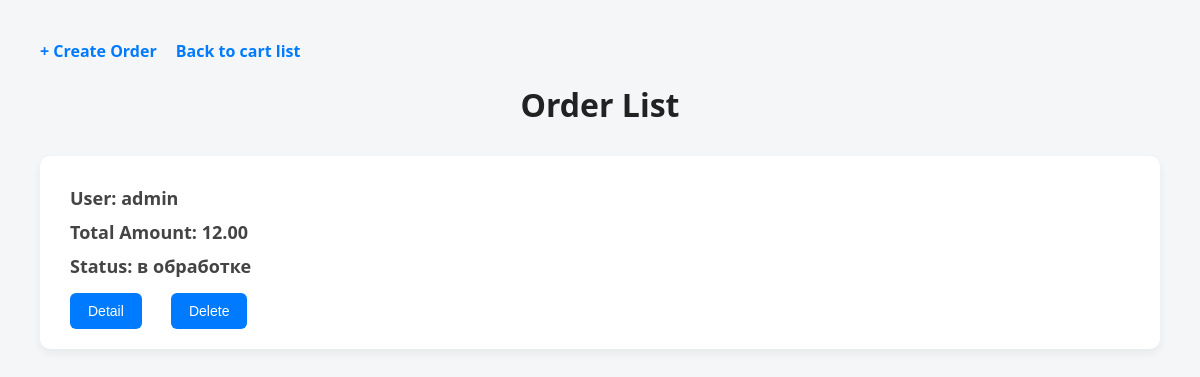
The app's page /order_list/ (signed in) with its own data.
### myapp/models.py (models this page shows, shortened)
class Order(models.Model):
    user = models.ForeignKey(User,on_delete=models.CASCADE)
    total_amount = models.DecimalField(max_digits=10, decimal_places=2,default=0)
    status = models.CharField(max_length=20,default='в обработке')

class User(AbstractUser):
    email = models.EmailField(unique=False)
    created_at = models.DateTimeField(auto_now_add=True)

### myapp/views.py (the view)
# urls.py: path('order_list/',order_list,name='order-list'),
def order_list(request):
    if not request.user.is_authenticated:
        messages.error(request, "❌ Ошибка: вы не вошли в систему!")
        return redirect('register')
    orders = Order.objects.filter(user=request.user)
    return render(request, 'order_list.html', {'orders': orders})

### myapp/templates/order_list.html (shortened to what this page needs)
{% load static %}
<!DOCTYPE html>
<html lang="en">
<head>
  <link rel="stylesheet" href="{% static 'styles/order_list.css' %}" />
</head>
<body>
  <a href="{% url 'order-create' %}">+ Create Order</a>
  <a href="{% url 'cart-list' %}">Back to cart list</a>
  <h1>Order List</h1>
  {% for order in orders %}
    <div class="order-card">
      <h2>User: {{ order.user.username }}</h2>
      <h2>Total Amount: {{ order.total_amount }}</h2>
      <h2>Status: {{ order.status }}</h2>
      <div class="actions">
        <a href="{% url 'order-detail' order.id %}"><button>Detail</button></a>
        <a href="{% url 'order-delete' order.id %}"><button>Delete</button></a>
      </div>
    </div>
  {% endfor %}
</body>
</html>

### myapp/static/styles/order_list.css (style rules this page uses)
body { font-family: 'Segoe UI', Tahoma, Geneva, Verdana, sans-serif; background-color: #f4f6f8; margin: 40px; color: #333; }
a { text-decoration: none; font-weight: bold; color: #007bff; margin-right: 15px; }
h1 { text-align: center; margin-bottom: 30px; color: #222; }
.order-card { background-color: #fff; padding: 20px 30px; border-radius: 10px; box-shadow: 0 4px 10px rgba(0, 0, 0, 0.06); margin-bottom: 25px; }
.order-card h2 { font-size: 18px; margin: 10px 0; color: #444; }
.order-card .actions { margin-top: 15px; }
.order-card button { background-color: #007bff; color: white; border: none; padding: 10px 18px; border-radius: 6px; cursor: pointer; font-size: 14px; margin-right: 10px; transition: background-color 0.3s ease; }

### records on screen
Order: user.username "admin", total_amount "12.00", status "в обработке"
